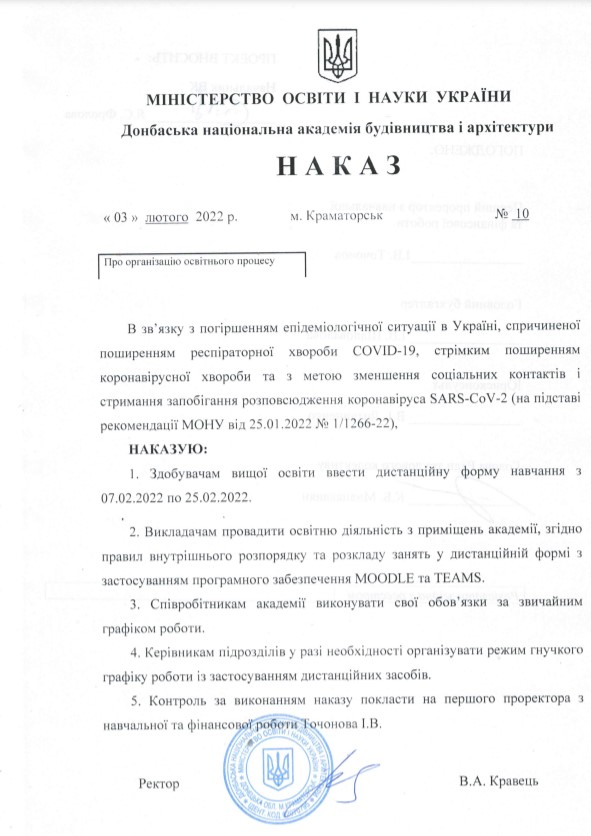
#> input picture .gradio/flagged/image/6af2ffc623b2e2bada02/0.jpg, 591 x 836 px
$ python -i Preprocessor.py   (imports and definitions only)
#> lines starting #> are read from the running program, lines starting #| are printed output that depends on the picture
import cv2
import numpy as np
from PIL import Image, ImageEnhance
from deskew import determine_skew
import matplotlib.pyplot as plt
import os

class Preprocessor:
    def __init__(self, debug_mode: bool = False):
        self.debug_mode = debug_mode

    def load_image(self, image_path: str) -> np.ndarray:
        if not os.path.exists(image_path):
            raise FileNotFoundError(f"Image file not found: {image_path}")

        image = cv2.imread(image_path)
#> image is the input picture: shape (836, 591, 3); mean B, G, R 247.2, 246.8, 246.4
        if image is None:
            raise ValueError(f"Could not load image: {image_path}")

        return image

    def _show_debug_image(self, image: np.ndarray, title: str):
        if self.debug_mode:
            plt.figure(figsize=(10, 10))
            if len(image.shape) == 3:
                plt.imshow(cv2.cvtColor(image, cv2.COLOR_BGR2RGB))
            else:
                plt.imshow(image, cmap='gray')
            plt.title(title)
            plt.axis('off')
            plt.show()

    def resize_image(self, image: np.ndarray, scale_percent: int = 100) -> np.ndarray:
#> called with scale_percent = 200
        width = int(image.shape[1] * scale_percent / 100)
#> width = 1182
        height = int(image.shape[0] * scale_percent / 100)
#> height = 1672
        dim = (width, height)
#> dim = (1182, 1672)

        resized = cv2.resize(image, dim, interpolation=cv2.INTER_AREA)
        self._show_debug_image(resized, "Resized Image")

        return resized

    def correct_skew(self, image: np.ndarray) -> np.ndarray:
        gray = image.copy()
        if len(image.shape) == 3:
            gray = cv2.cvtColor(image, cv2.COLOR_BGR2GRAY)

        angle = determine_skew(gray)

        if abs(angle) < 0.5:
            return image

        (h, w) = image.shape[:2]
        center = (w // 2, h // 2)
        M = cv2.getRotationMatrix2D(center, angle, 1.0)
        rotated = cv2.warpAffine(
            image,
            M,
            (w, h),
            flags=cv2.INTER_CUBIC,
            borderMode=cv2.BORDER_REPLICATE
        )

        self._show_debug_image(rotated, f"Deskewed Image (angle: {angle:.2f}°)")

        return rotated

    def enhance_contrast(self, image: np.ndarray) -> np.ndarray:
        if len(image.shape) == 3:
            lab = cv2.cvtColor(image, cv2.COLOR_BGR2LAB)
            l, a, b = cv2.split(lab)

            clahe = cv2.createCLAHE(clipLimit=3.0, tileGridSize=(8, 8))
            cl = clahe.apply(l)

            enhanced_lab = cv2.merge((cl, a, b))
            enhanced = cv2.cvtColor(enhanced_lab, cv2.COLOR_LAB2BGR)
        else:
            clahe = cv2.createCLAHE(clipLimit=3.0, tileGridSize=(8, 8))
            enhanced = clahe.apply(image)

        self._show_debug_image(enhanced, "Contrast Enhanced")
        return enhanced

    def denoise(self, image: np.ndarray) -> np.ndarray:
        if len(image.shape) == 3:
            gray = cv2.cvtColor(image, cv2.COLOR_BGR2GRAY)
        else:
            gray = image.copy()

        final = cv2.fastNlMeansDenoising(gray, None, 10, 7, 21)
        self._show_debug_image(final, "Denoised")

        return final

    def morphological_operations(self, image: np.ndarray) -> np.ndarray:
        if len(image.shape) == 3:
            gray = cv2.cvtColor(image, cv2.COLOR_BGR2GRAY)
        else:
            gray = image.copy()


        kernel = np.ones((2, 2), np.uint8)

        opening = cv2.morphologyEx(gray, cv2.MORPH_OPEN, kernel)
        self._show_debug_image(opening, "Opening")

        closing = cv2.morphologyEx(opening, cv2.MORPH_CLOSE, kernel)
        self._show_debug_image(closing, "Closing")

        return closing

    def adaptive_binarization(self, image: np.ndarray) -> np.ndarray:
        if len(image.shape) == 3:
            gray = cv2.cvtColor(image, cv2.COLOR_BGR2GRAY)
        else:
            gray = image.copy()

        _, otsu = cv2.threshold(gray, 0, 255, cv2.THRESH_BINARY + cv2.THRESH_OTSU)
        self._show_debug_image(otsu, "Otsu Thresholding")

        adaptive = cv2.adaptiveThreshold(
            gray, 255, cv2.ADAPTIVE_THRESH_GAUSSIAN_C,
            cv2.THRESH_BINARY, 19, 11
        )
        self._show_debug_image(adaptive, "Adaptive Thresholding")

        combined = cv2.bitwise_and(otsu, adaptive)
        self._show_debug_image(combined, "Combined Binarization")

        return combined

    def process_image(self, image_path: str) -> np.ndarray:
        """
        Improved processing pipeline with better noise handling.

        Args:
            image_path: Path to the input image

        Returns:
            Fully preprocessed image ready for OCR
        """
        # Load image
        image = self.load_image(image_path)
        self._show_debug_image(image, "Original Image")

        image = self.resize_image(image, scale_percent=200)

        denoised = self.denoise(image)

        contrast = self.enhance_contrast(denoised)
#> in enhance_contrast, `enhanced = clahe.apply(image)`:
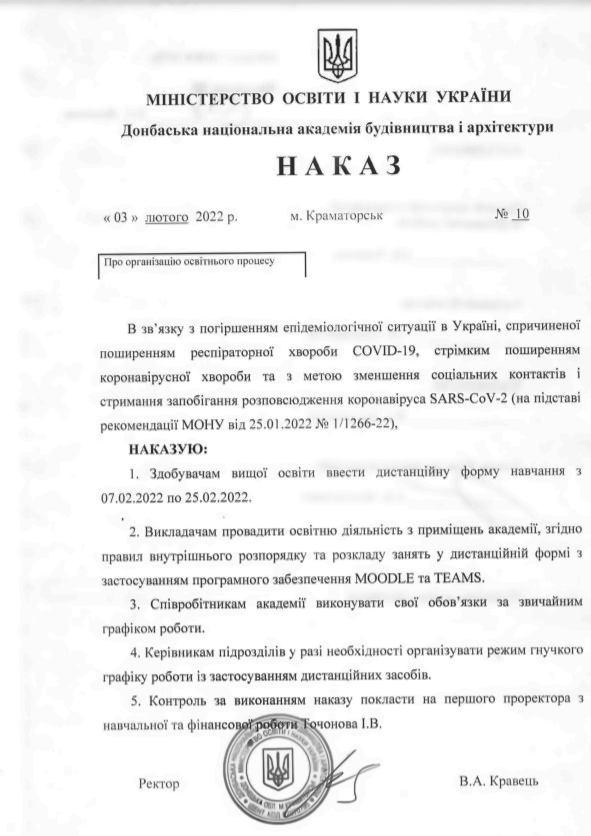
#> enhanced: shape (1672, 1182) (shown at 1/2 size); min 32, max 255, mean 241.3

        deskewed = self.correct_skew(contrast)

        binary = self.adaptive_binarization(deskewed)

        cleaned = self.morphological_operations(binary)

        return cleaned

# [2 lines not run here, left out]

#> (the run stopped early here; a loop or call above may not have finished)
